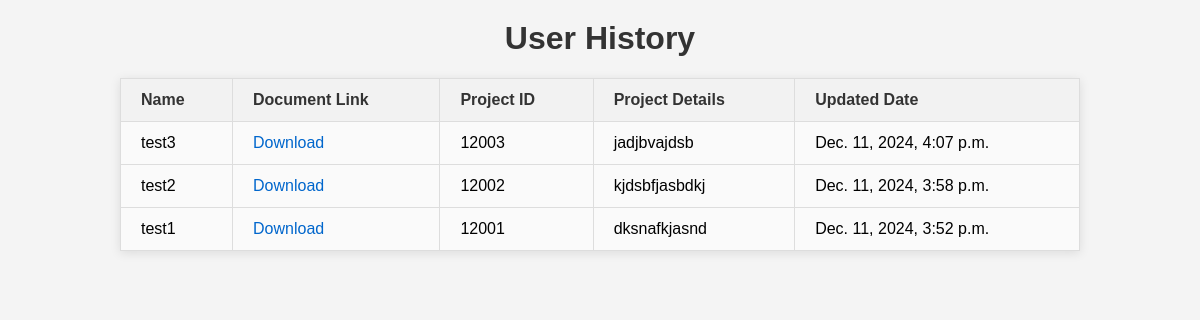
The page /user_history on the database its author committed.
### projectapp/models.py (models this page shows, shortened)
class UploadData(models.Model):
    sno = models.CharField(max_length=10)
    name = models.CharField(max_length=100)
    doc_link = models.FileField(upload_to='documents/')
    project_id = models.CharField(max_length=50)
    project_details = models.TextField()
    created_at = models.DateTimeField(auto_now_add=True)

### projectapp/views.py (the view)
# urls.py: path('user_history', views.user_history, name='user_history'),
def user_history(request):
    context = {}
    filtered_data = UploadData.objects.all().order_by('-created_at')
    context = {
            'data': filtered_data,
        }
    return render(request, 'user_history.html', context)

### projectapp/templates/user_history.html (shortened to what this page needs)
<!DOCTYPE html>
<html lang="en">
<head>
</head>
<body>
    <h1>User History</h1>
    {% if data %}
        <table>
            <thead>
                <tr>
                    <th>Name</th>
                    <th>Document Link</th>
                    <th>Project ID</th>
                    <th>Project Details</th>
                    <th>Updated Date</th>
                </tr>
            </thead>
            <tbody>
                {% for record in data %}
                    <tr>
                        <td>{{ record.name }}</td>
                        <td><a href="{{ record.doc_link.url }}" target="_blank">Download</a></td>
                        <td>{{ record.project_id }}</td>
                        <td>{{ record.project_details }}</td>
                        <td>{{ record.created_at }}</td>
                    </tr>
                {% endfor %}
            </tbody>
        </table>
    {% else %}
        <p>No data found.</p>
    {% endif %}
</body>
</html>

### projectapp/templates/user_history.html (style rules this page uses)
body { font-family: Arial, sans-serif; background-color: #f4f4f4; margin: 0; padding: 0; }
h1 { text-align: center; color: #333; margin-top: 20px; }
table { width: 80%; margin: 20px auto; border-collapse: collapse; background-color: #fff; box-shadow: 0 2px 10px rgba(0, 0, 0, 0.1); }
th, td { padding: 12px 20px; text-align: left; border: 1px solid #ddd; }
th { background-color: #f2f2f2; color: #333; font-weight: bold; }
td { background-color: #fafafa; }
td a { color: #0066cc; text-decoration: none; }

### rows shown on the page
UploadData: name "test3", project_id "12003", project_details "jadjbvajdsb", created_at "Dec. 11, 2024, 4:07 p.m."
UploadData: name "test2", project_id "12002", project_details "kjdsbfjasbdkj", created_at "Dec. 11, 2024, 3:58 p.m."
UploadData: name "test1", project_id "12001", project_details "dksnafkjasnd", created_at "Dec. 11, 2024, 3:52 p.m."
